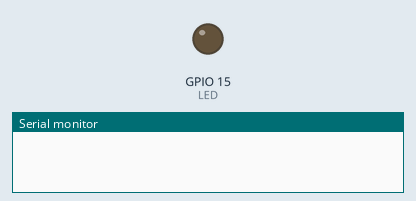
Recording of a sketch running on a simulated ESP32. On the bench: output pins drawn as LEDs (lit = HIGH), the last lines printed to the serial monitor. WiFi joins after 1.5 s; servers stay silent unless stated.

Above: at 4.7 s.
At 8.2 s:
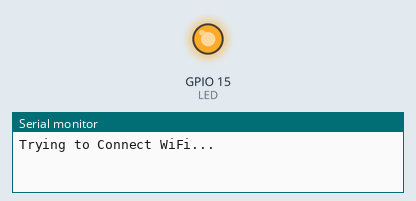
Timing chart, 0 to 31.1 s (numbered marks = the images above):
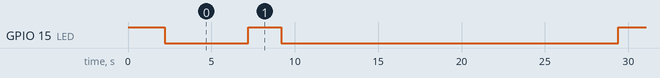

The sketch:

ESP32Wifi_NoBT.ino
```cpp
#include <WiFi.h>
#include <HTTPClient.h>

int LED = 15;

//HTTP Variables
String postData = "";
String t = "temp=";

//WiFi Input Variables
String ssid = "Mersin Universitesi"; // wifi ssid
String password = ""; // wifi password

void setup() {
  Serial.begin(115200);
  pinMode (LED, OUTPUT);//Specify that LED pin is output
  digitalWrite(LED, HIGH);
  delay(2000);

  WiFi.mode(WIFI_STA);
  WiFi.disconnect();
  delay(100);
  delay(100);
  digitalWrite(LED, LOW);
}

void loop() {
  int wifi_connect = 0;
  int temp_err = 0;

  if (WiFi.status() != WL_CONNECTED)
  {
  WiFi.begin("Mersin Universitesi", "");
    while (WiFi.status() != WL_CONNECTED) {
      delay(5000);
      Serial.println("Trying to Connect WiFi...");
      wifi_connect = wifi_connect + 1;
      if (wifi_connect == 10)
      {
        ESP.restart();
        }
    }
  }

  //delay(1000);
  if (WiFi.status() == WL_CONNECTED)
  {
    digitalWrite(LED, HIGH);
    delay(2000);
    digitalWrite(LED, LOW);
    delay(10000);

    postData = "https://www.vyamacli.com/IoT/iot_three.php";
    Serial.println(postData);

    HTTPClient http;
    Serial.println("Client begin...");
    http.begin(postData);             //Specify request destination
    http.setConnectTimeout(30000);
    http.setTimeout(30000);

    int httpCode = http.GET();
    String payload = http.getString();    //Get the response payload
    Serial.println(httpCode);
    Serial.print("Gelen Data: ");
    Serial.println(payload);
    Serial.println("Client stopped...");
    Serial.println("-----------------------");
    digitalWrite(LED, LOW);
    if(temp_err == 1){ESP.restart();}
    delay(10000);
  }
}
```

Measured:
- by itself, GPIO 15 (LED): repeats every 22.2 s: HIGH 2.0 s, LOW 20.2 s
